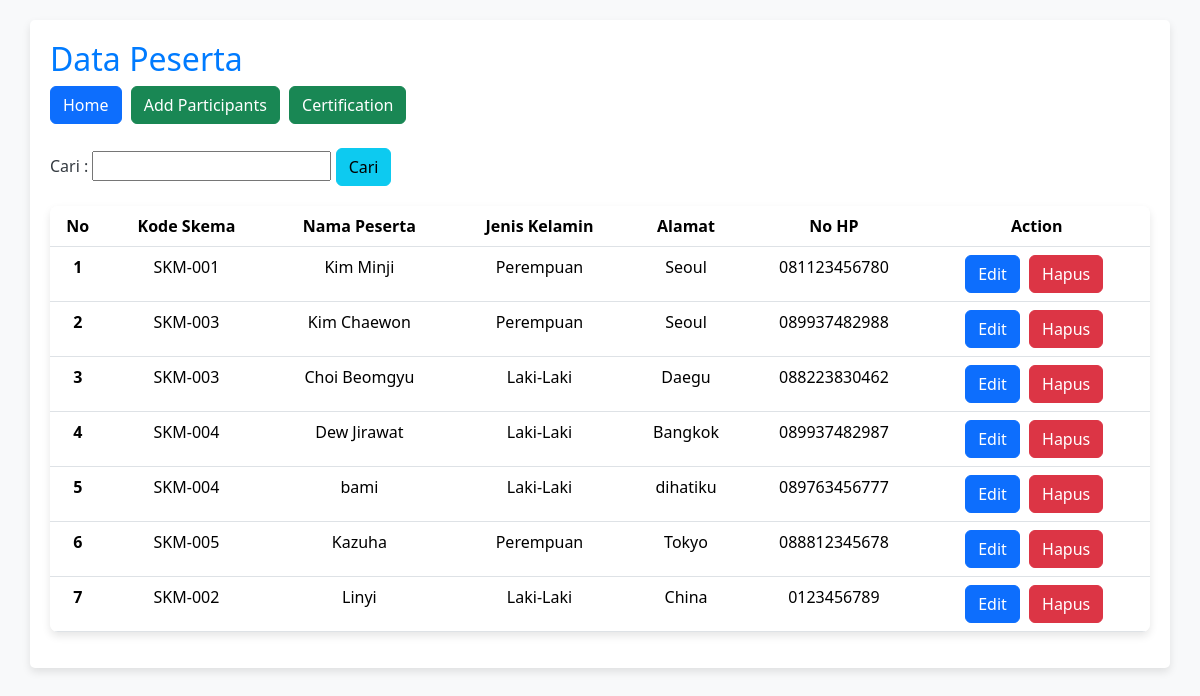
The page / on the database its author committed.
### tables this page shows
CREATE TABLE `tb_peserta` (
  `id_peserta` int(11) NOT NULL,
  `kd_skema` varchar(255) NOT NULL,
  `nm_peserta` varchar(255) NOT NULL,
  `jekel` varchar(255) NOT NULL,
  `alamat` varchar(255) NOT NULL,
  `no_hp` varchar(255) NOT NULL
);

### index.php (the view, shortened to what this page needs)
<!DOCTYPE html>
<html lang="en">
<head>
    <link rel="stylesheet" href="https://cdn.jsdelivr.net/npm/bootstrap@5.3.2/dist/css/bootstrap.min.css">
</head>
<body>
    <div class="container">
        <h2>Data Peserta</h2>
        <a href="index.php"><button type="button" class="btn btn-primary">Home</button></a>
        <a href="tambah.php"><button type="button" class="btn btn-success">Add Participants</button></a>
        <a href="sertifikasi.php"><button type="button" class="btn btn-success">Certification</button></a>
        <br /><br />
        <form action="index.php" method="get">
            <label>Cari :</label>
            <input type="text" name="cari">
            <input type="submit" value="Cari" class="btn btn-info">
        </form>
        <table class="table">
            <thead>
                <tr>
                    <th scope="col">No</th>
                    <th scope="col">Kode Skema</th>
                    <th scope="col">Nama Peserta</th>
                    <th scope="col">Jenis Kelamin</th>
                    <th scope="col">Alamat</th>
                    <th scope="col">No HP</th>
                    <th scope="col">Action</th>
                </tr>
            </thead>
            <?php
            include 'koneksi.php';
            $no = 1;
            if (isset($_GET['cari'])) {
                $cari = $_GET['cari'];
                $sql = mysqli_query($coon, "select * from tb_peserta where nm_peserta like '%" . $cari . "%'");
            } else {
                $sql = mysqli_query($coon, "select * from tb_peserta");
            }
            while ($data = mysqli_fetch_array($sql)) {
            ?>
                <tbody>
                    <tr>
                        <th scope="row"><?php echo $no; ?></th>
                        <td><?php echo $data['kd_skema']; ?></td>
                        <td><?php echo $data['nm_peserta']; ?></td>
                        <td><?php echo $data['jekel']; ?></td>
                        <td><?php echo $data['alamat']; ?></td>
                        <td><?php echo $data['no_hp']; ?></td>
                        <td>
                            <a href="edit.php?id=<?php echo $data['id_peserta']; ?>"><button type="button" class="btn btn-primary">Edit</button></a>
                            <a href="delete.php?id=<?php echo $data['id_peserta'] ?>"><button type="button" class="btn btn-danger">Hapus</button></a>
                        </td>
                    </tr>
            <?php
                $no++;
            }
            ?>
                </tbody>
        </table>
    </div>
</body>
</html>

### index.php (style rules this page uses)
body { background-color: #f8f9fa; color: #343a40; margin-top: 20px; }
h2 { color: #007bff; }
form { margin-bottom: 20px; }
table { background-color: #ffffff; box-shadow: 0 4px 8px rgba(0, 0, 0, 0.1); border-radius: 8px; overflow: hidden; width: 100%; margin-top: 20px; }
th, td { text-align: center; padding: 15px; }
th { background-color: #007bff; color: #ffffff; }
.btn { margin-right: 5px; }
.container { border-radius: 5px; padding: 20px; background-color: #ffffff; box-shadow: 0 4px 8px rgba(0, 0, 0, 0.1); }

### rows shown on the page
tb_peserta: kd_skema "SKM-001", nm_peserta "Kim Minji", jekel "Perempuan", alamat "Seoul", no_hp "081123456780"
tb_peserta: kd_skema "SKM-003", nm_peserta "Kim Chaewon", jekel "Perempuan", alamat "Seoul", no_hp "089937482988"
tb_peserta: kd_skema "SKM-003", nm_peserta "Choi Beomgyu", jekel "Laki-Laki", alamat "Daegu", no_hp "088223830462"
tb_peserta: kd_skema "SKM-004", nm_peserta "Dew Jirawat", jekel "Laki-Laki", alamat "Bangkok", no_hp "089937482987"
tb_peserta: kd_skema "SKM-004", nm_peserta "bami", jekel "Laki-Laki", alamat "dihatiku", no_hp "089763456777"
tb_peserta: kd_skema "SKM-005", nm_peserta "Kazuha", jekel "Perempuan", alamat "Tokyo", no_hp "088812345678"
tb_peserta: kd_skema "SKM-002", nm_peserta "Linyi", jekel "Laki-Laki", alamat "China", no_hp "0123456789"
